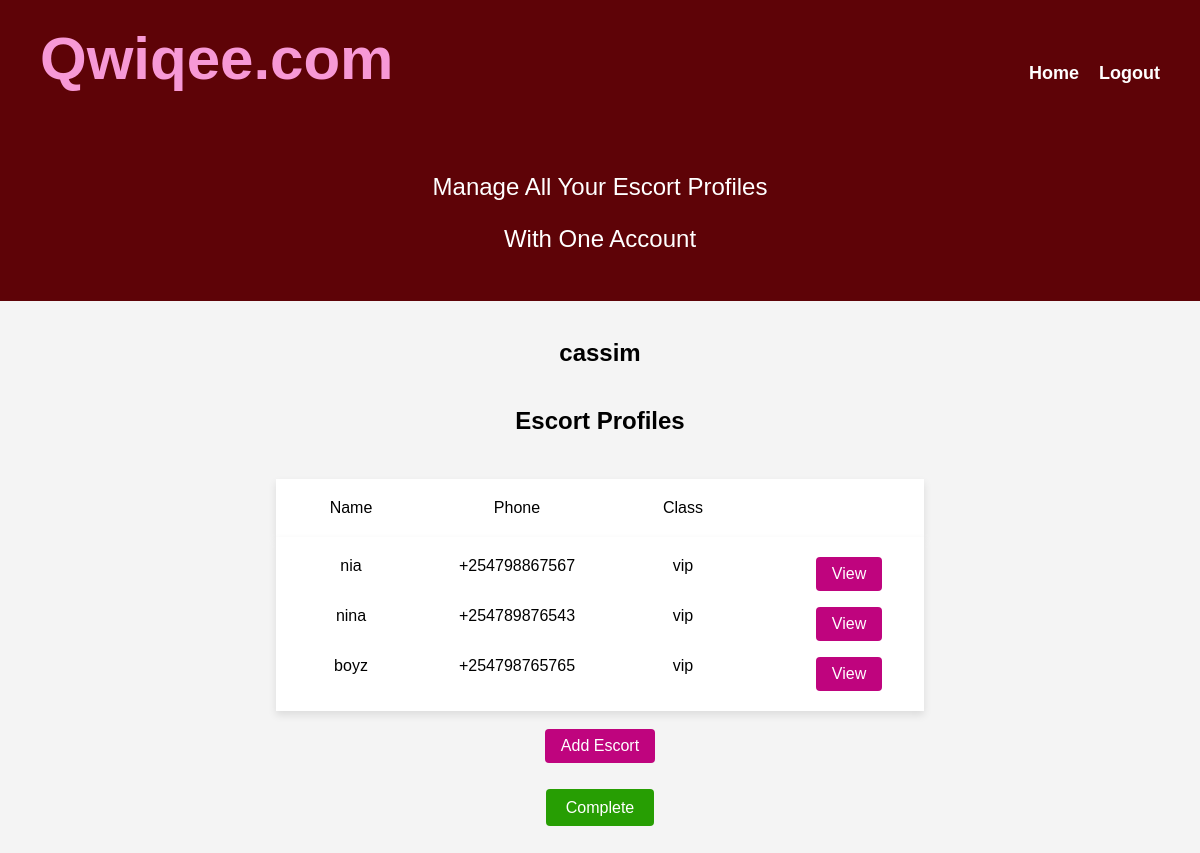
Before: /users/ (signed in) with the older database file.
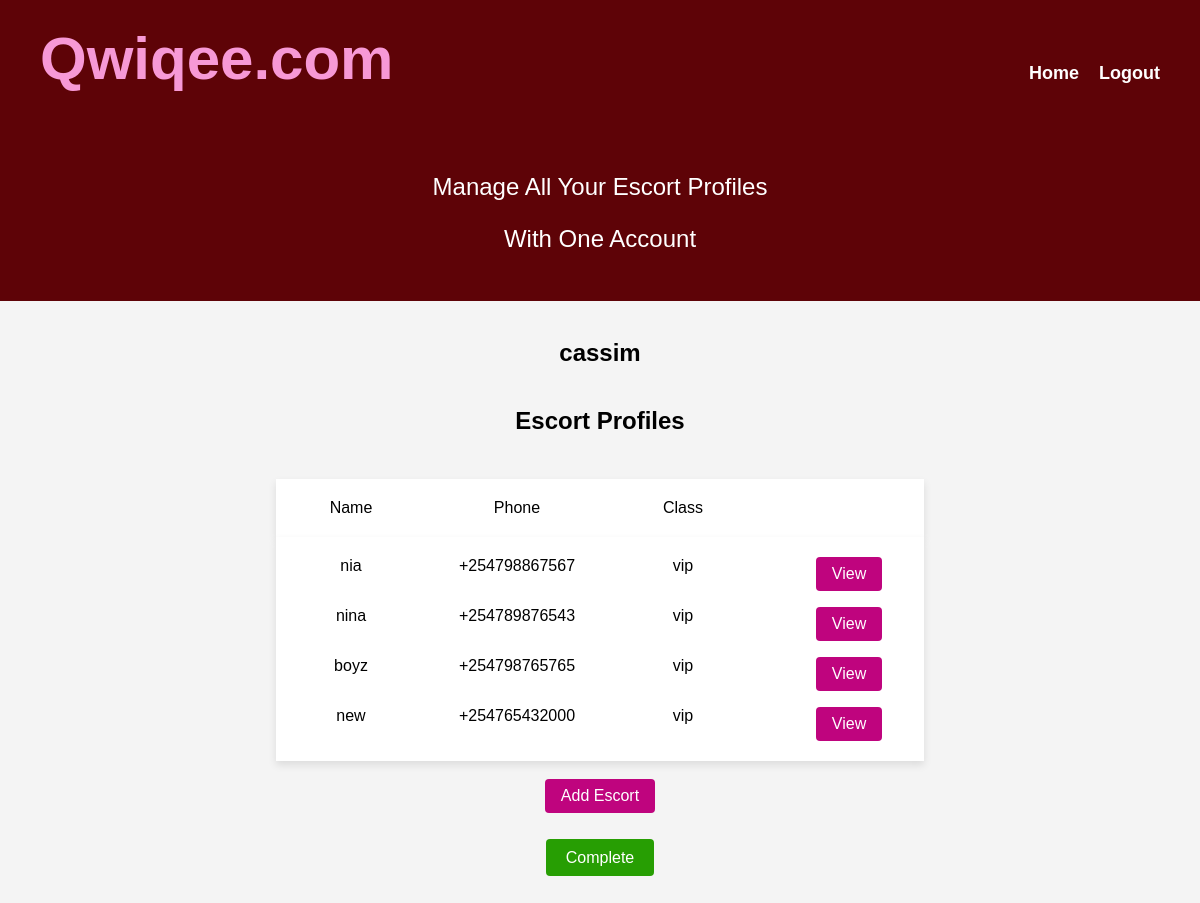
After: the same page with the newer database file.
### escorts/models.py (models this page shows, shortened)
class Escort(models.Model):
    name = LowercaseTextField(max_length=50)
    gender = LowercaseTextField(max_length=20)
    age = models.IntegerField()
    location = LowercaseTextField(max_length=50)
    address = LowercaseTextField(max_length=100, null=True, default=None, blank=True)
    phone_number = models.CharField(max_length=15, primary_key=True)
    skin_color = LowercaseTextField(max_length=100, null=True, default='chocolate', blank=False)
    body_type = LowercaseTextField(max_length=100, null=True, default='curvy', blank=True)
    escort_class = LowercaseTextField(max_length=100, null=True, default='vip', blank=True)
    created_by = models.ForeignKey(User, on_delete=models.SET_NULL, null=True, blank=True, related_name='escorts')
    date_created = models.DateTimeField(auto_now_add=True, null=True)
    bio = models.TextField(max_length=110, null=True, blank=False, default=None)
    county = models.ForeignKey(County, on_delete=models.SET_NULL, related_name='escorts', null=True, default=None)
    town = models.ForeignKey(Town, on_delete=models.SET_NULL, related_name='escorts', null=True, default=None)

### users/views.py (the view)
# urls.py: path('', views.account, name='account'),
@login_required
def account(request):
    user = request.user
    escorts = Escort.objects.filter(created_by=request.user)
    context = {"user": user, "escorts": escorts}
    return render(request, 'users/account.html', context)

### users/templates/users/account.html (shortened to what this page needs)
<!DOCTYPE html>
<html lang="en">
<head>
    {% load static %}
    <link rel="stylesheet" href="{% static 'escorts/index.css' %}">
    <link rel="stylesheet" href="{% static 'users/account.css' %}">
    <link rel="stylesheet" href="{% static 'users/responsive.css' %}">
</head>
<body>
    <nav id="accounts-nav">
        <a href="{% url 'escorts:index' %}">
        <div class="nav-left">
            <div id="page-title">
                Qwiqee.com
            </div>
        </div>
        </a>
        <div class="nav-right">
            <div id="login-wrapper">
                <div>
                <a href="{% url 'escorts:index' %}"><h1 id="home">Home</h1></a>
                </div>
            {% block login %}
                <div id="login"> <a href="{% url 'users:logout' %}" style="text-decoration: none;"> Logout </a></div>
            {% endblock %}
            </div>
        </div>
    </nav>
    <section class="description-section">
        <div id="description">
                <p>Manage All Your Escort Profiles</p>
                <p>With One Account</p>
        </div>
    </section>
    <br>
    {% block sections_wrapper %}
    <section id="agency-profile" class="profile-section flex-center-column">
        <div class="profile-heading flex-center-column">
            <div class="escort-name">
                <h1>{{ user.username }}</h1>
            </div>
        </div>
    </section>
    <section class="manage-escorts">
        <div class="section-heading">
            <h2>Escort Profiles</h2>
        </div>
        <div id="escorts-list">
            <div class="escorts-grid-headings">
                <div class="item">Name</div>
                <div class="item escort-phone">Phone</div>
                <div class="item escort-class">Class</div>
            </div>
            <div class="escorts-grid-contents">
                {% for escort in escorts %}
                    <div class="item">{{ escort.name }}</div>
                    <div class="item escort-phone">{{ escort.phone_number }}</div>
                    <div class="item escort-class">{{ escort.escort_class }}</div>
                    <a class="edit-escort" href="{% url 'escorts:profile' escort.phone_number %}">View</a>
                {% endfor %}
            </div>
        </div>
    </section>
    <section>
        <br>
        <div class="flex-center">
            <a href="{% url 'escorts:create_escort' %}" class="edit-escort">Add Escort</a>
        </div>
    </section>
    <section>
        <br>
        <br>
        <div>
            <a href="{% url 'escorts:index' %}" id="pay-button" class="big-green-button">Complete</a>
        </div>
    </section>
    {% endblock %}
    <br>
    <br>
</body>
</html>

### escorts/static/escorts/index.css (style rules this page uses)
:root { --dark-red: #5e0307; --light-red: #f5252f; --background-green: #279e03; --purple: #bf047e; --light-purple: #f799d6; --pink-background: #fae6f3; --purple-gray: #5e4455; --white: white; --black: black; }
body { margin: 0; }
#page-title { font-size: 60px; font-weight: bold; color: var(--light-purple); padding: 16px; }
nav { display: flex; flex-direction: row; justify-content: space-between; box-sizing: border-box; padding: 8px 24px; background: var(--dark-red); color: var(--white); width: 100%; }
#description { padding: 32px 24px 24px 24px; font-size: 18px; text-align: center; }
#login-wrapper { display: flex; align-items: center; justify-content: center; gap: 20px; font-size: 18px; font-weight: bold; cursor: pointer; }
#home { font-size: 18px; }
a { text-decoration: none; color: var(--white); }

### users/static/users/account.css (style rules this page uses)
:root { --dark-red: #5e0307; --light-red: #f5252f; --background-green: #279e03; --purple: #bf047e; --light-purple: #f799d6; --pink-background: #fae6f3; --purple-gray: #5e4455; --white: white; --black: black; --background-light: #f4f4f4; --hover-green: #2e7d03; }
html { width: 100vw; }
body { font-family: sans-serif; margin: 0; padding: 0; display: flex; flex-direction: column; justify-content: space-between; align-items: center; min-height: 100vh; width: 100vw; background-color: #f4f4f4; }
.manage-escorts { display: flex; flex-direction: column; justify-content: center; align-items: center; gap: 24px; width: 90%; height: 100%; background-color: var(--background-light); }
.escorts-grid-headings { display: grid; grid-template-columns: repeat(4, minmax(150px, 1fr)); gap: 16px; justify-items: center; padding: 20px 0 20px 0; background-color: var(--white); box-shadow: 0 4px 8px rgba(0, 0, 0, 0.1); }
.escorts-grid-contents { display: grid; grid-template-columns: repeat(4, minmax(150px, 1fr)); gap: 16px; justify-items: center; padding: 20px 0 20px 0; background-color: var(--white); box-shadow: 0 4px 8px rgba(0, 0, 0, 0.1); }
.item { display: flex; flex-direction: column; justify-content: flex-start; align-items: flex-start; }
a { text-decoration: none; color: var(--white); }
.edit-escort { background-color: var(--purple); color: var(--white); padding: 8px 16px; border-radius: 4px; border: none; cursor: pointer; transition: background-color 0.3s ease; }
.big-green-button { background-color: var(--background-green); color: var(--white); padding: 10px 20px; font-size: 16px; border: none; border-radius: 4px; cursor: pointer; transition: background-color 0.3s ease; }
nav { padding-right: 40px; box-sizing: border-box; width: 100%; }
.flex-center-column { display: flex; flex-direction: column; align-items: center; justify-content: center; }
.flex-center { display: flex; align-items: center; justify-content: center; }
.description-section { width: 100%; background: var(--dark-red); }
#description { color: var(--white); font-size: 24px; }
.nav-right { padding-top: 40px; }

### users/static/users/responsive.css (style rules this page uses)
#accounts-nav { display: flex; flex-wrap: wrap; }
p { white-space: wrap; }
#home { font-size: 18px; }

Changed rows visible on the page:
added Escort: name "new", phone_number "+254765432000", escort_class "vip"
